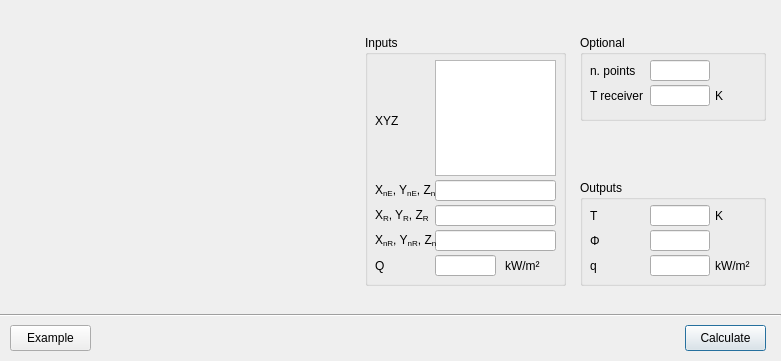
<?xml version="1.0" encoding="UTF-8"?>
<ui version="4.0">
 <class>Dialog</class>
 <widget class="QDialog" name="Dialog">
  <property name="geometry">
   <rect>
    <x>0</x>
    <y>0</y>
    <width>781</width>
    <height>361</height>
   </rect>
  </property>
  <property name="windowTitle">
   <string>BR 187 Thermal Radiation Calculation (Parallel Complex)</string>
  </property>
  <widget class="QGroupBox" name="groupBox_2">
   <property name="geometry">
    <rect>
     <x>580</x>
     <y>180</y>
     <width>186</width>
     <height>106</height>
    </rect>
   </property>
   <property name="title">
    <string>Outputs</string>
   </property>
   <widget class="QLineEdit" name="lineEdit_out_Phi">
    <property name="geometry">
     <rect>
      <x>70</x>
      <y>50</y>
      <width>60</width>
      <height>21</height>
     </rect>
    </property>
    <property name="sizePolicy">
     <sizepolicy hsizetype="Fixed" vsizetype="Fixed">
      <horstretch>0</horstretch>
      <verstretch>0</verstretch>
     </sizepolicy>
    </property>
    <property name="minimumSize">
     <size>
      <width>0</width>
      <height>0</height>
     </size>
    </property>
    <property name="maximumSize">
     <size>
      <width>60</width>
      <height>16777215</height>
     </size>
    </property>
   </widget>
   <widget class="QLineEdit" name="lineEdit_out_q">
    <property name="geometry">
     <rect>
      <x>70</x>
      <y>75</y>
      <width>60</width>
      <height>21</height>
     </rect>
    </property>
    <property name="sizePolicy">
     <sizepolicy hsizetype="Fixed" vsizetype="Fixed">
      <horstretch>0</horstretch>
      <verstretch>0</verstretch>
     </sizepolicy>
    </property>
    <property name="minimumSize">
     <size>
      <width>0</width>
      <height>0</height>
     </size>
    </property>
    <property name="maximumSize">
     <size>
      <width>60</width>
      <height>16777215</height>
     </size>
    </property>
   </widget>
   <widget class="QLabel" name="label_11">
    <property name="geometry">
     <rect>
      <x>10</x>
      <y>50</y>
      <width>40</width>
      <height>21</height>
     </rect>
    </property>
    <property name="sizePolicy">
     <sizepolicy hsizetype="Fixed" vsizetype="Fixed">
      <horstretch>0</horstretch>
      <verstretch>0</verstretch>
     </sizepolicy>
    </property>
    <property name="minimumSize">
     <size>
      <width>40</width>
      <height>0</height>
     </size>
    </property>
    <property name="maximumSize">
     <size>
      <width>40</width>
      <height>16777215</height>
     </size>
    </property>
    <property name="toolTip">
     <string>Solved view factor</string>
    </property>
    <property name="text">
     <string>Φ</string>
    </property>
   </widget>
   <widget class="QLabel" name="label_12">
    <property name="geometry">
     <rect>
      <x>10</x>
      <y>75</y>
      <width>40</width>
      <height>21</height>
     </rect>
    </property>
    <property name="sizePolicy">
     <sizepolicy hsizetype="Fixed" vsizetype="Fixed">
      <horstretch>0</horstretch>
      <verstretch>0</verstretch>
     </sizepolicy>
    </property>
    <property name="minimumSize">
     <size>
      <width>20</width>
      <height>0</height>
     </size>
    </property>
    <property name="maximumSize">
     <size>
      <width>40</width>
      <height>16777215</height>
     </size>
    </property>
    <property name="toolTip">
     <string>Solved heat flux at receiver surface 100 % unprotected.</string>
    </property>
    <property name="text">
     <string>q</string>
    </property>
   </widget>
   <widget class="QLabel" name="label_25">
    <property name="geometry">
     <rect>
      <x>135</x>
      <y>75</y>
      <width>50</width>
      <height>21</height>
     </rect>
    </property>
    <property name="text">
     <string>kW/m²</string>
    </property>
   </widget>
   <widget class="QLabel" name="label_13">
    <property name="geometry">
     <rect>
      <x>10</x>
      <y>25</y>
      <width>40</width>
      <height>21</height>
     </rect>
    </property>
    <property name="sizePolicy">
     <sizepolicy hsizetype="Fixed" vsizetype="Fixed">
      <horstretch>0</horstretch>
      <verstretch>0</verstretch>
     </sizepolicy>
    </property>
    <property name="minimumSize">
     <size>
      <width>40</width>
      <height>0</height>
     </size>
    </property>
    <property name="maximumSize">
     <size>
      <width>40</width>
      <height>16777215</height>
     </size>
    </property>
    <property name="toolTip">
     <string>Solved view factor</string>
    </property>
    <property name="text">
     <string>T</string>
    </property>
   </widget>
   <widget class="QLineEdit" name="lineEdit_out_T">
    <property name="geometry">
     <rect>
      <x>70</x>
      <y>25</y>
      <width>60</width>
      <height>21</height>
     </rect>
    </property>
    <property name="sizePolicy">
     <sizepolicy hsizetype="Fixed" vsizetype="Fixed">
      <horstretch>0</horstretch>
      <verstretch>0</verstretch>
     </sizepolicy>
    </property>
    <property name="minimumSize">
     <size>
      <width>0</width>
      <height>0</height>
     </size>
    </property>
    <property name="maximumSize">
     <size>
      <width>60</width>
      <height>16777215</height>
     </size>
    </property>
   </widget>
   <widget class="QLabel" name="label_44">
    <property name="geometry">
     <rect>
      <x>135</x>
      <y>25</y>
      <width>50</width>
      <height>21</height>
     </rect>
    </property>
    <property name="text">
     <string>K</string>
    </property>
   </widget>
  </widget>
  <widget class="QGroupBox" name="groupBox">
   <property name="geometry">
    <rect>
     <x>365</x>
     <y>35</y>
     <width>201</width>
     <height>251</height>
    </rect>
   </property>
   <property name="title">
    <string>Inputs</string>
   </property>
   <widget class="QLabel" name="label_30">
    <property name="geometry">
     <rect>
      <x>10</x>
      <y>75</y>
      <width>61</width>
      <height>21</height>
     </rect>
    </property>
    <property name="minimumSize">
     <size>
      <width>0</width>
      <height>0</height>
     </size>
    </property>
    <property name="maximumSize">
     <size>
      <width>99999</width>
      <height>99999</height>
     </size>
    </property>
    <property name="toolTip">
     <string>Width of emitter</string>
    </property>
    <property name="text">
     <string>XYZ</string>
    </property>
    <property name="alignment">
     <set>Qt::AlignLeading|Qt::AlignLeft|Qt::AlignVCenter</set>
    </property>
   </widget>
   <widget class="QLabel" name="label_24">
    <property name="geometry">
     <rect>
      <x>10</x>
      <y>220</y>
      <width>61</width>
      <height>21</height>
     </rect>
    </property>
    <property name="sizePolicy">
     <sizepolicy hsizetype="Fixed" vsizetype="Fixed">
      <horstretch>0</horstretch>
      <verstretch>0</verstretch>
     </sizepolicy>
    </property>
    <property name="minimumSize">
     <size>
      <width>0</width>
      <height>0</height>
     </size>
    </property>
    <property name="maximumSize">
     <size>
      <width>99999</width>
      <height>99999</height>
     </size>
    </property>
    <property name="toolTip">
     <string>Heat flux of emitter</string>
    </property>
    <property name="text">
     <string>Q</string>
    </property>
    <property name="alignment">
     <set>Qt::AlignLeading|Qt::AlignLeft|Qt::AlignVCenter</set>
    </property>
   </widget>
   <widget class="QLabel" name="label_26">
    <property name="geometry">
     <rect>
      <x>10</x>
      <y>145</y>
      <width>61</width>
      <height>21</height>
     </rect>
    </property>
    <property name="sizePolicy">
     <sizepolicy hsizetype="Fixed" vsizetype="Fixed">
      <horstretch>0</horstretch>
      <verstretch>0</verstretch>
     </sizepolicy>
    </property>
    <property name="minimumSize">
     <size>
      <width>0</width>
      <height>0</height>
     </size>
    </property>
    <property name="maximumSize">
     <size>
      <width>99999</width>
      <height>99999</height>
     </size>
    </property>
    <property name="toolTip">
     <string>Height of emitter</string>
    </property>
    <property name="text">
     <string>&lt;html&gt;&lt;head/&gt;&lt;body&gt;&lt;p&gt;X&lt;span style=&quot; vertical-align:sub;&quot;&gt;nE&lt;/span&gt;, Y&lt;span style=&quot; vertical-align:sub;&quot;&gt;nE&lt;/span&gt;, Z&lt;span style=&quot; vertical-align:sub;&quot;&gt;nE&lt;/span&gt;&lt;/p&gt;&lt;/body&gt;&lt;/html&gt;</string>
    </property>
    <property name="alignment">
     <set>Qt::AlignLeading|Qt::AlignLeft|Qt::AlignVCenter</set>
    </property>
   </widget>
   <widget class="QLineEdit" name="lineEdit_in_receiver_location">
    <property name="geometry">
     <rect>
      <x>70</x>
      <y>170</y>
      <width>121</width>
      <height>21</height>
     </rect>
    </property>
    <property name="sizePolicy">
     <sizepolicy hsizetype="Fixed" vsizetype="Fixed">
      <horstretch>0</horstretch>
      <verstretch>0</verstretch>
     </sizepolicy>
    </property>
    <property name="minimumSize">
     <size>
      <width>0</width>
      <height>0</height>
     </size>
    </property>
    <property name="maximumSize">
     <size>
      <width>16777215</width>
      <height>16777215</height>
     </size>
    </property>
    <property name="baseSize">
     <size>
      <width>0</width>
      <height>0</height>
     </size>
    </property>
   </widget>
   <widget class="QLineEdit" name="lineEdit_in_emitter_normal">
    <property name="geometry">
     <rect>
      <x>70</x>
      <y>145</y>
      <width>121</width>
      <height>21</height>
     </rect>
    </property>
    <property name="sizePolicy">
     <sizepolicy hsizetype="Fixed" vsizetype="Fixed">
      <horstretch>0</horstretch>
      <verstretch>0</verstretch>
     </sizepolicy>
    </property>
    <property name="minimumSize">
     <size>
      <width>0</width>
      <height>0</height>
     </size>
    </property>
    <property name="maximumSize">
     <size>
      <width>16777215</width>
      <height>16777215</height>
     </size>
    </property>
    <property name="baseSize">
     <size>
      <width>0</width>
      <height>0</height>
     </size>
    </property>
    <property name="text">
     <string/>
    </property>
   </widget>
   <widget class="QLineEdit" name="lineEdit_in_receiver_normal">
    <property name="geometry">
     <rect>
      <x>70</x>
      <y>195</y>
      <width>121</width>
      <height>21</height>
     </rect>
    </property>
    <property name="sizePolicy">
     <sizepolicy hsizetype="Fixed" vsizetype="Fixed">
      <horstretch>0</horstretch>
      <verstretch>0</verstretch>
     </sizepolicy>
    </property>
    <property name="minimumSize">
     <size>
      <width>0</width>
      <height>0</height>
     </size>
    </property>
    <property name="maximumSize">
     <size>
      <width>16777215</width>
      <height>16777215</height>
     </size>
    </property>
    <property name="baseSize">
     <size>
      <width>0</width>
      <height>0</height>
     </size>
    </property>
   </widget>
   <widget class="QLabel" name="label_43">
    <property name="geometry">
     <rect>
      <x>140</x>
      <y>220</y>
      <width>40</width>
      <height>21</height>
     </rect>
    </property>
    <property name="minimumSize">
     <size>
      <width>0</width>
      <height>0</height>
     </size>
    </property>
    <property name="maximumSize">
     <size>
      <width>16777215</width>
      <height>16777215</height>
     </size>
    </property>
    <property name="text">
     <string>kW/m²</string>
    </property>
   </widget>
   <widget class="QLineEdit" name="lineEdit_in_Q">
    <property name="geometry">
     <rect>
      <x>70</x>
      <y>220</y>
      <width>61</width>
      <height>21</height>
     </rect>
    </property>
    <property name="sizePolicy">
     <sizepolicy hsizetype="Fixed" vsizetype="Fixed">
      <horstretch>0</horstretch>
      <verstretch>0</verstretch>
     </sizepolicy>
    </property>
    <property name="minimumSize">
     <size>
      <width>0</width>
      <height>0</height>
     </size>
    </property>
    <property name="maximumSize">
     <size>
      <width>16777215</width>
      <height>16777215</height>
     </size>
    </property>
    <property name="baseSize">
     <size>
      <width>0</width>
      <height>0</height>
     </size>
    </property>
   </widget>
   <widget class="QLabel" name="label_27">
    <property name="geometry">
     <rect>
      <x>10</x>
      <y>195</y>
      <width>61</width>
      <height>21</height>
     </rect>
    </property>
    <property name="sizePolicy">
     <sizepolicy hsizetype="Fixed" vsizetype="Fixed">
      <horstretch>0</horstretch>
      <verstretch>0</verstretch>
     </sizepolicy>
    </property>
    <property name="minimumSize">
     <size>
      <width>0</width>
      <height>0</height>
     </size>
    </property>
    <property name="maximumSize">
     <size>
      <width>99999</width>
      <height>99999</height>
     </size>
    </property>
    <property name="toolTip">
     <string>Height of emitter</string>
    </property>
    <property name="text">
     <string>&lt;html&gt;&lt;head/&gt;&lt;body&gt;&lt;p&gt;X&lt;span style=&quot; vertical-align:sub;&quot;&gt;nR&lt;/span&gt;, Y&lt;span style=&quot; vertical-align:sub;&quot;&gt;nR&lt;/span&gt;, Z&lt;span style=&quot; vertical-align:sub;&quot;&gt;nR&lt;/span&gt;&lt;/p&gt;&lt;/body&gt;&lt;/html&gt;</string>
    </property>
    <property name="alignment">
     <set>Qt::AlignLeading|Qt::AlignLeft|Qt::AlignVCenter</set>
    </property>
   </widget>
   <widget class="QLabel" name="label_28">
    <property name="geometry">
     <rect>
      <x>10</x>
      <y>170</y>
      <width>61</width>
      <height>21</height>
     </rect>
    </property>
    <property name="sizePolicy">
     <sizepolicy hsizetype="Fixed" vsizetype="Fixed">
      <horstretch>0</horstretch>
      <verstretch>0</verstretch>
     </sizepolicy>
    </property>
    <property name="minimumSize">
     <size>
      <width>0</width>
      <height>0</height>
     </size>
    </property>
    <property name="maximumSize">
     <size>
      <width>99999</width>
      <height>99999</height>
     </size>
    </property>
    <property name="toolTip">
     <string>Height of emitter</string>
    </property>
    <property name="text">
     <string>&lt;html&gt;&lt;head/&gt;&lt;body&gt;&lt;p&gt;X&lt;span style=&quot; vertical-align:sub;&quot;&gt;R&lt;/span&gt;, Y&lt;span style=&quot; vertical-align:sub;&quot;&gt;R&lt;/span&gt;, Z&lt;span style=&quot; vertical-align:sub;&quot;&gt;R&lt;/span&gt;&lt;/p&gt;&lt;/body&gt;&lt;/html&gt;</string>
    </property>
    <property name="alignment">
     <set>Qt::AlignLeading|Qt::AlignLeft|Qt::AlignVCenter</set>
    </property>
   </widget>
   <widget class="QPlainTextEdit" name="plainTextEdit_in_emiter_xyz">
    <property name="geometry">
     <rect>
      <x>70</x>
      <y>25</y>
      <width>121</width>
      <height>116</height>
     </rect>
    </property>
   </widget>
  </widget>
  <widget class="QPushButton" name="pushButton_calculate">
   <property name="geometry">
    <rect>
     <x>685</x>
     <y>325</y>
     <width>81</width>
     <height>26</height>
    </rect>
   </property>
   <property name="text">
    <string>Calculate</string>
   </property>
  </widget>
  <widget class="QLabel" name="label">
   <property name="geometry">
    <rect>
     <x>10</x>
     <y>10</y>
     <width>341</width>
     <height>285</height>
    </rect>
   </property>
   <property name="text">
    <string/>
   </property>
   <property name="pixmap">
    <pixmap>../images/phi_calculator_extreme.png</pixmap>
   </property>
  </widget>
  <widget class="Line" name="line">
   <property name="geometry">
    <rect>
     <x>0</x>
     <y>305</y>
     <width>781</width>
     <height>21</height>
    </rect>
   </property>
   <property name="orientation">
    <enum>Qt::Horizontal</enum>
   </property>
  </widget>
  <widget class="QPushButton" name="pushButton_test">
   <property name="geometry">
    <rect>
     <x>10</x>
     <y>325</y>
     <width>81</width>
     <height>26</height>
    </rect>
   </property>
   <property name="text">
    <string>Example</string>
   </property>
  </widget>
  <widget class="QGroupBox" name="groupBox_3">
   <property name="geometry">
    <rect>
     <x>580</x>
     <y>35</y>
     <width>186</width>
     <height>86</height>
    </rect>
   </property>
   <property name="title">
    <string>Optional</string>
   </property>
   <widget class="QLineEdit" name="lineEdit_in_emitter_points">
    <property name="geometry">
     <rect>
      <x>70</x>
      <y>25</y>
      <width>60</width>
      <height>21</height>
     </rect>
    </property>
    <property name="sizePolicy">
     <sizepolicy hsizetype="Fixed" vsizetype="Fixed">
      <horstretch>0</horstretch>
      <verstretch>0</verstretch>
     </sizepolicy>
    </property>
    <property name="minimumSize">
     <size>
      <width>0</width>
      <height>0</height>
     </size>
    </property>
    <property name="maximumSize">
     <size>
      <width>60</width>
      <height>16777215</height>
     </size>
    </property>
   </widget>
   <widget class="QLabel" name="label_14">
    <property name="geometry">
     <rect>
      <x>10</x>
      <y>25</y>
      <width>61</width>
      <height>21</height>
     </rect>
    </property>
    <property name="sizePolicy">
     <sizepolicy hsizetype="Fixed" vsizetype="Fixed">
      <horstretch>0</horstretch>
      <verstretch>0</verstretch>
     </sizepolicy>
    </property>
    <property name="minimumSize">
     <size>
      <width>40</width>
      <height>0</height>
     </size>
    </property>
    <property name="maximumSize">
     <size>
      <width>16777215</width>
      <height>16777215</height>
     </size>
    </property>
    <property name="toolTip">
     <string>Solved view factor</string>
    </property>
    <property name="text">
     <string>n. points</string>
    </property>
   </widget>
   <widget class="QLabel" name="label_15">
    <property name="geometry">
     <rect>
      <x>10</x>
      <y>50</y>
      <width>61</width>
      <height>21</height>
     </rect>
    </property>
    <property name="sizePolicy">
     <sizepolicy hsizetype="Fixed" vsizetype="Fixed">
      <horstretch>0</horstretch>
      <verstretch>0</verstretch>
     </sizepolicy>
    </property>
    <property name="minimumSize">
     <size>
      <width>40</width>
      <height>0</height>
     </size>
    </property>
    <property name="maximumSize">
     <size>
      <width>16777215</width>
      <height>16777215</height>
     </size>
    </property>
    <property name="toolTip">
     <string>Solved view factor</string>
    </property>
    <property name="text">
     <string>T receiver</string>
    </property>
   </widget>
   <widget class="QLineEdit" name="lineEdit_in_receiver_initial_temperature">
    <property name="geometry">
     <rect>
      <x>70</x>
      <y>50</y>
      <width>60</width>
      <height>21</height>
     </rect>
    </property>
    <property name="sizePolicy">
     <sizepolicy hsizetype="Fixed" vsizetype="Fixed">
      <horstretch>0</horstretch>
      <verstretch>0</verstretch>
     </sizepolicy>
    </property>
    <property name="minimumSize">
     <size>
      <width>0</width>
      <height>0</height>
     </size>
    </property>
    <property name="maximumSize">
     <size>
      <width>60</width>
      <height>16777215</height>
     </size>
    </property>
   </widget>
   <widget class="QLabel" name="label_45">
    <property name="geometry">
     <rect>
      <x>135</x>
      <y>50</y>
      <width>50</width>
      <height>21</height>
     </rect>
    </property>
    <property name="text">
     <string>K</string>
    </property>
   </widget>
  </widget>
 </widget>
 <tabstops>
  <tabstop>pushButton_calculate</tabstop>
  <tabstop>lineEdit_out_Phi</tabstop>
  <tabstop>lineEdit_out_q</tabstop>
 </tabstops>
 <resources/>
 <connections/>
</ui>
